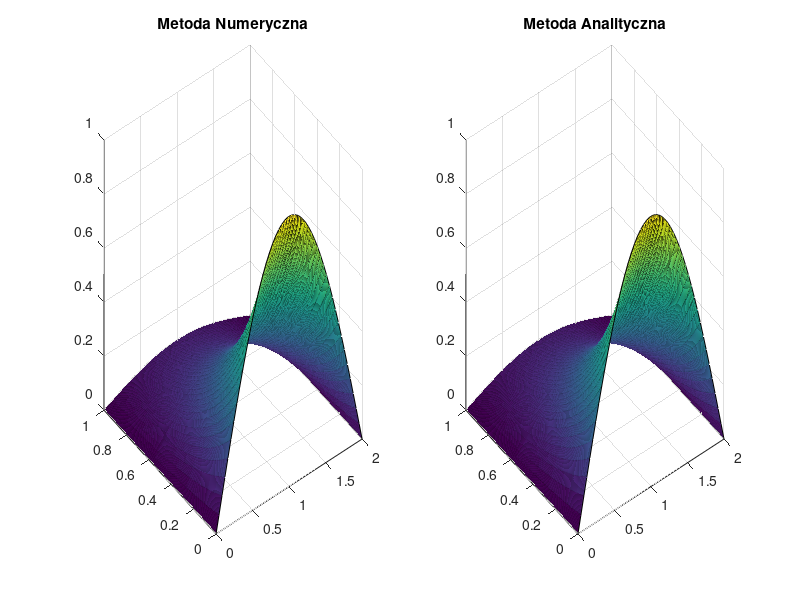

Source code (MATLAB):
clc,clear all
tic
%rozwi�zanie analityczne
G = @(x,t) sin(pi.*x./2).*exp(-(pi.^2).*t./4);

%przedzia� omega
xa=0;
xb=2;
yc=0;
yd=1;

%warunki brzegowe
u1 = @(x) 0;
u2 = @(x) 0;
u3 = @(x,t) sin(pi*x/2);

licznik=0;
%siatka
m=50;
D=1;
deltax=(xb-xa)/(m-1);
x=[xa:deltax:xb];         %przedzia� przestrzenny
deltat=(deltax^2)/(1*D); 
n_end=floor(yd/deltat)+1;
t=[0:deltat:1];           %przedzia� czasowy

%macierz
psi=zeros(n_end,length(x)); %utworzenie pustej macierzy

%dodanie warunku pocz�tkowego
psi(1,:) = u3(x);
psi(:,1) = u1(t);
psi(:,m) = u2(t);

% Pierwszy poziom za pomocą schematu dwupoziomowego
A_2 = (2+(deltax^2)/(deltat))*diag(eye(m-2));
B_2 = diag(A_2) + -1*diag(diag(eye(m-3)),-1) + -1*diag(diag(eye(m-3)),1);
F = diag(eye(m-2)) * deltax^2/deltat .* psi(1,2:m-1)';
F(1) = F(1) + psi(2,1);
F(length(F)) = F(length(F)) + psi(2, m);  
psi(2,2:m-1) = linsolve(B_2,F);

% Pozostałe poziomy
F = diag(eye(2*m-2));
A1 = eye(m-2) .* -(D/deltax^2-1/(2*deltat));
A2 = diag(diag(eye(m-2)),2);
A3 = (eye(m-2,m) + A2(1:m-2,:)) .* D/deltax^2;
A = [A1, A3] ./ (1/(2*deltat) + D/deltax^2);
for n=3:n_end
  F(1:m-2) = psi(n-2,2:m-1);
  F(m-1:length(F)) = psi(n-1,:);
  psi(n,2:m-1) = A * F;
  licznik = licznik+1;
end

[X,T] = meshgrid(x,t);
subplot(1,2,1)
surf(X,T,psi)
title('Metoda Numeryczna')
subplot(1,2,2)
surf(X,T,(G(X,T)))
title('Metoda Analityczna')
Error=max(max(abs(psi-G(X,T))));
licznik
toc